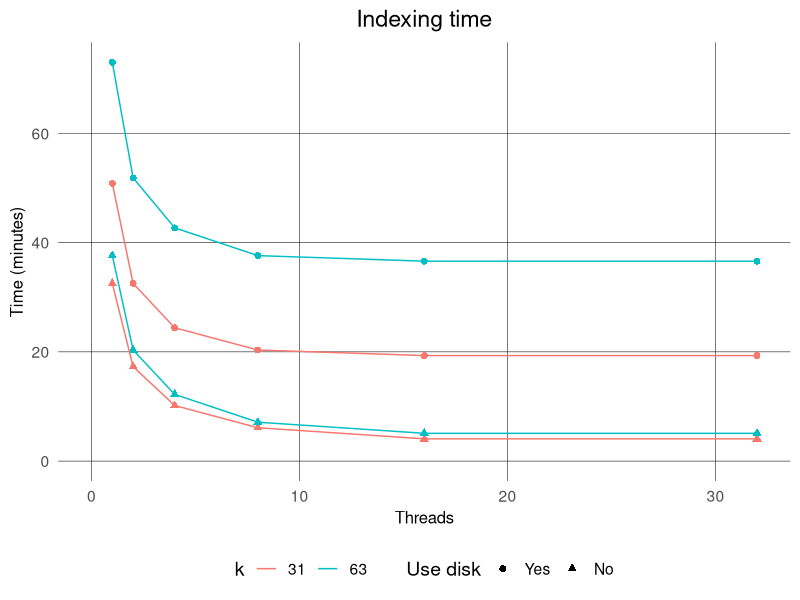
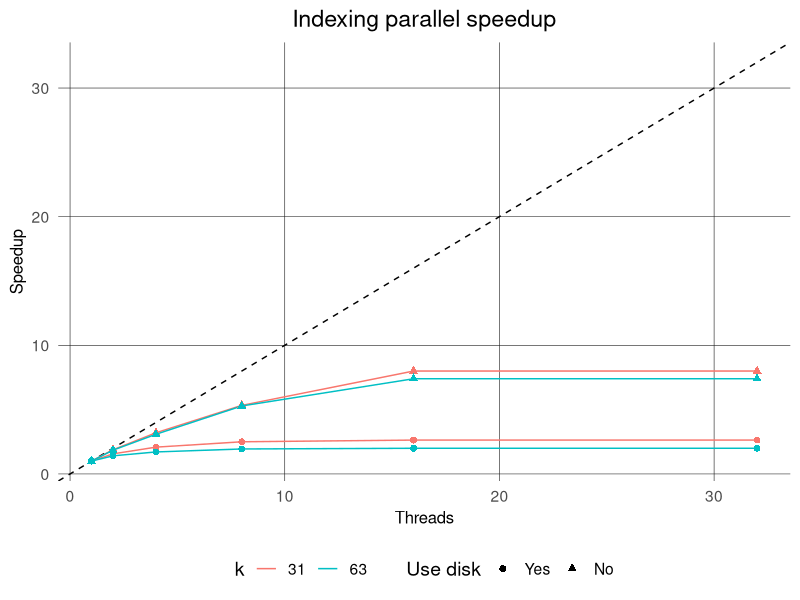
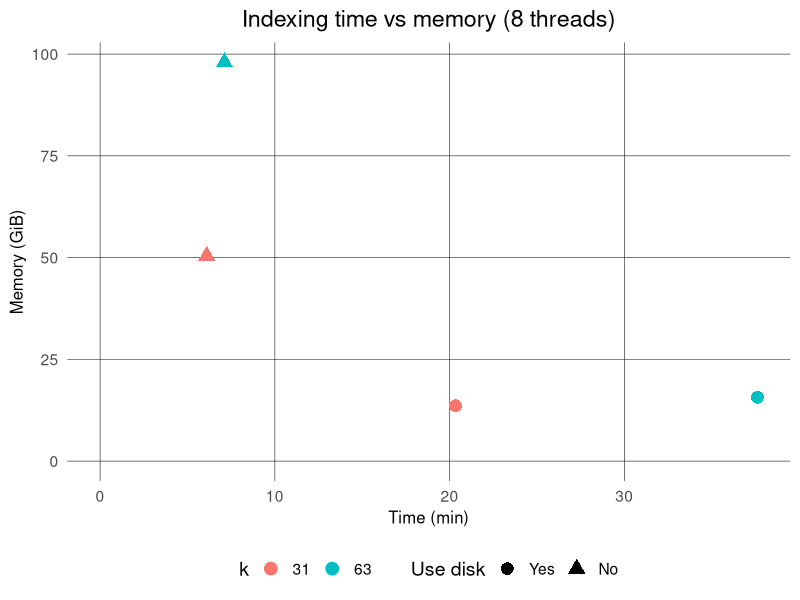
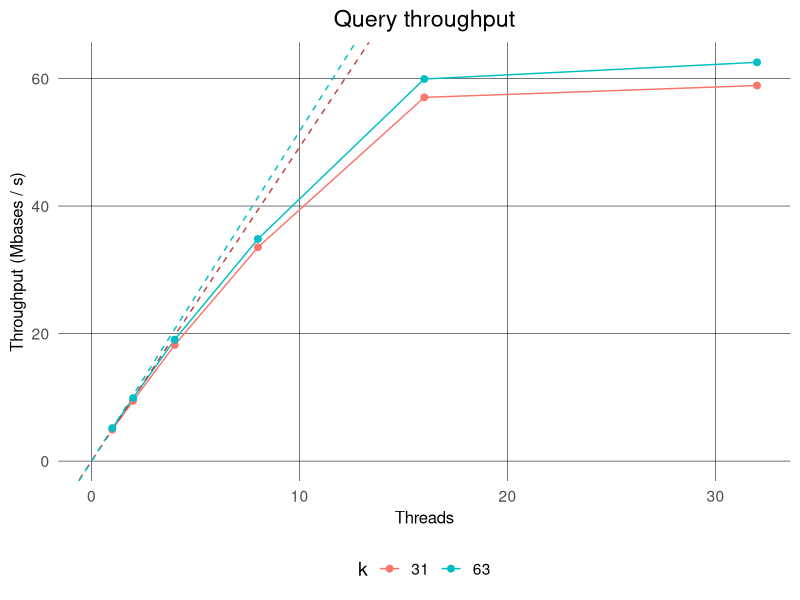
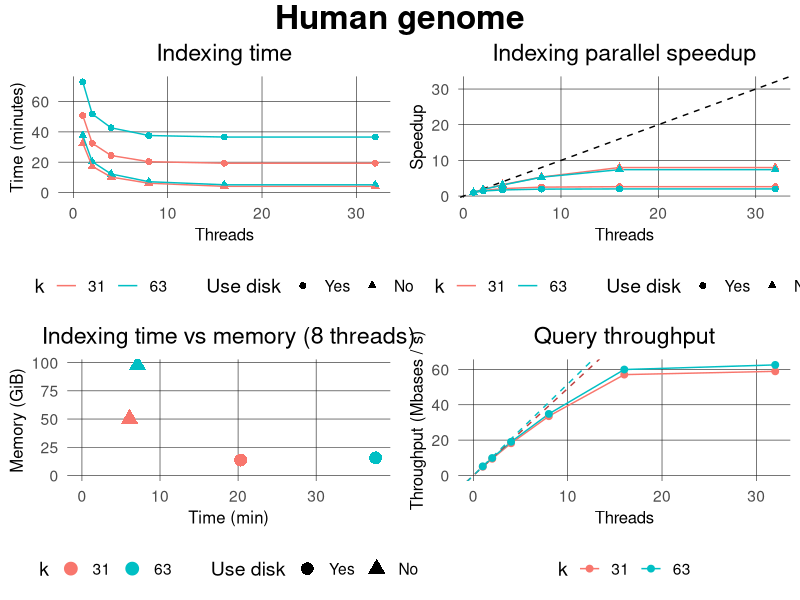
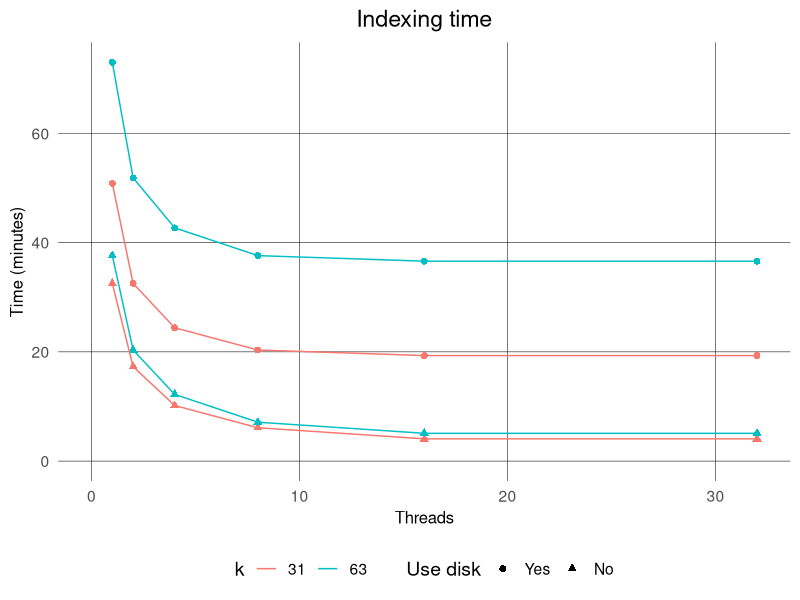
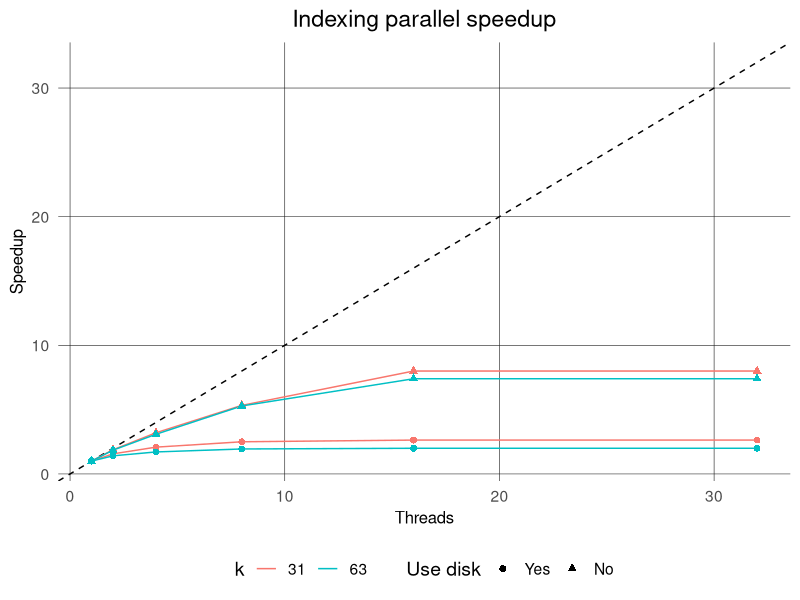
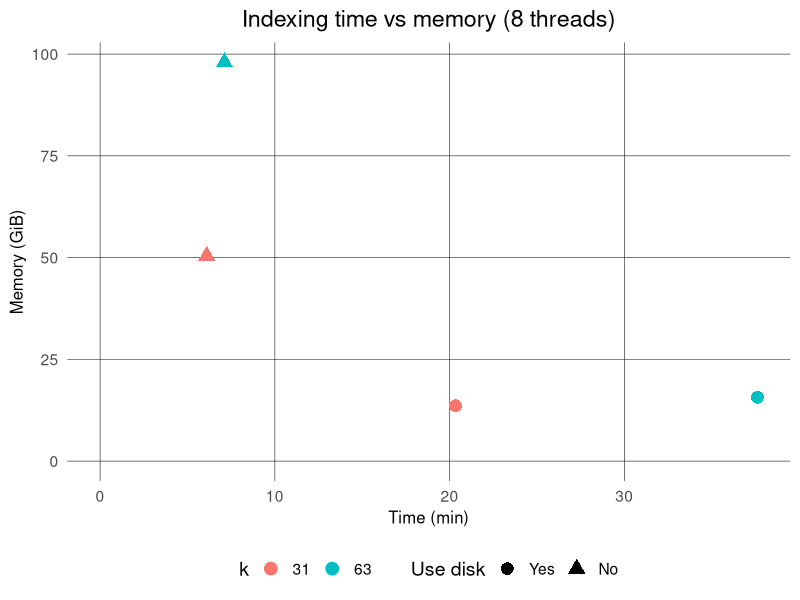

Reproduce these figures in R, in order.
# Load required library
library(ggplot2)
library(dplyr)
library(tidyr)
library(grid)
library(gridExtra)

# Read the TSV file (update the filename as needed)
data <- read.table("results.csv", header = TRUE, sep = ",")

# Ensure proper data types
data$k <- as.factor(data$k)
data$threads <- as.integer(data$threads)
data$time <- as.numeric(data$time) / 60
data$mem <- as.numeric(data$mem)
data$disk <- as.numeric(data$disk)
data$mode <- as.factor(data$mode)
data$query_time_per_base_ns <- as.numeric(data$query_time_per_base_ns)
data$mode_and_k <- interaction(data$mode, data$k, sep = "-k")
data$query_throughput <- 1 / data$query_time_per_base_ns * 1e9 # Bases / s

# --- Plot 1: Parallel Speedup vs Threads ---
p <- ggplot(data, aes(x = threads, y = time, shape = mode, color = k)) +
  geom_point(size = 2) +
  geom_line() +
  guides(color = guide_legend(override.aes = list(shape = NA))) +
  labs(
    title = "Indexing time",
    x = "Threads",
    y = "Time (minutes)",
  ) +
  theme_minimal(base_size = 14) +
  scale_shape_manual(
    name = "Use disk",                     # legend title
    values = c("disk" = 16, "mem" = 17),                 # shape codes
    labels = c("Yes", "No")      # legend labels
  ) +
  theme(
    panel.grid.minor = element_blank(), 
    panel.grid.major = element_line(color = "grey10", linewidth = 0.2),
    legend.position = "bottom",
    plot.title = element_text(hjust = 0.5), # Horitonzal centering
    axis.title.x = element_text(size = 12),
    axis.title.y = element_text(size = 12)) +
  expand_limits(x = 0, y = 0)

# Save the plot
ggsave("time_vs_threads.png", p, width = 5, height = 5, dpi = 100, bg = "white")
print(p)

custom_titles <- c(
  "disk" = "Disk-based construction",
  "mem" = "In-memory construction"
)

# --- Compute speedup: baseline = time at MIN(threads) per (k, mode) ---
baseline <- data %>%
  group_by(k, mode) %>%
  filter(threads == min(threads)) %>%
  summarise(base_time = median(time, na.rm = TRUE), .groups = "drop")

data_speedup <- data %>%
  left_join(baseline, by = c("k", "mode")) %>%
  mutate(speedup = base_time / time)

# --- Plot 3: Parallel Speedup vs Threads ---
# Ideal linear speedup is y = x (dashed reference line)
p_speedup <- ggplot(data_speedup, aes(x = threads, y = speedup, shape = mode, color = k)) +
  geom_abline(slope = 1, intercept = 0, linetype = "dashed") +
  geom_line() + 
  geom_point(size = 2) +
  guides(color = guide_legend(override.aes = list(shape = NA))) +
  labs(
    title = "Indexing parallel speedup",
    x = "Threads",
    y = "Speedup",
  ) +
  scale_shape_manual(
    name = "Use disk",                     # legend title
    values = c("disk" = 16, "mem" = 17),                 # shape codes
    labels = c("Yes", "No")      # legend labels
  ) +
  theme_minimal(base_size = 14) +
  theme(
    panel.grid.minor = element_blank(), 
    panel.grid.major = element_line(color = "grey10", linewidth = 0.2),
    legend.position = "bottom",
    plot.title = element_text(hjust = 0.5),
    axis.title.x = element_text(size = 12),
    axis.title.y = element_text(size = 12)) +
  expand_limits(x = 32, y = 32)

ggsave("benchmark_speedup.png", p_speedup, width = 5, height = 5, dpi = 100, bg = "white")
print(p_speedup)


# --- Plot 4: Time-space plane
timespace_threads = 8
p_timespace <- ggplot(data %>% filter(threads == timespace_threads), aes(x = time, y = mem / 2^30, color = k, shape = mode)) +
  geom_point(size = 4) +
  labs(
    title = paste0("Indexing time vs memory (",  timespace_threads, " threads)"),
    x = "Time (min)",
    y = "Memory (GiB)",
    shape = "Mode",
    color = "k"
  ) +
  scale_shape_manual(
    name = "Use disk",                     # legend title
    values = c("disk" = 16, "mem" = 17),                 # shape codes
    labels = c("Yes", "No")      # legend labels
  ) +
  theme_minimal(base_size = 14) +
  theme(
    panel.grid.minor = element_blank(), 
    panel.grid.major = element_line(color = "grey10", linewidth = 0.2),
    legend.position = "bottom",
    plot.title = element_text(hjust = 0.5),
    axis.title.x = element_text(size = 12),
    axis.title.y = element_text(size = 12)) +
  expand_limits(x = 0, y = 0)

print(p_timespace)
ggsave("time_mem.png", p_timespace, width = 5, height = 5, dpi = 100, bg = "white")

# -- Plot 5: Query Throughput
p_query <- ggplot(data %>% filter(mode == "mem"), aes(x = threads, y = query_throughput / 1e6, color = k)) +
  geom_line() +
  geom_abline(slope = min((data %>% filter(k == 31))$query_throughput) / 1e6, intercept = 0, linetype = "dashed", color = "#BF4040") + # Ideal speedup
  geom_abline(slope = min((data %>% filter(k == 63))$query_throughput) / 1e6, intercept = 0, linetype = "dashed", color = "#00BFC4") + # Ideal speedup
  geom_point(size = 2) +
  labs(
    title = paste0("Query throughput"),
    x = "Threads",
    y = "Throughput (Mbases / s)",
    color = "k"
  ) +
  theme_minimal(base_size = 14) +
  theme(
    panel.grid.minor = element_blank(), 
    panel.grid.major = element_line(color = "grey10", linewidth = 0.2),
    legend.position = "bottom",
    plot.title = element_text(hjust = 0.5),
    axis.title.x = element_text(size = 12),
    axis.title.y = element_text(size = 12)) +
  expand_limits(x = 0, y = 0)

print(p_query)

p_grid = grid.arrange(p, p_speedup, p_timespace, p_query, ncol = 2, top = textGrob("Human genome", gp = gpar(fontsize = 24, fontface = "bold")))
print(p_grid)
ggsave("benchmarks_combined.png", p_grid, width = 9, height = 9, dpi = 200, bg = "white")